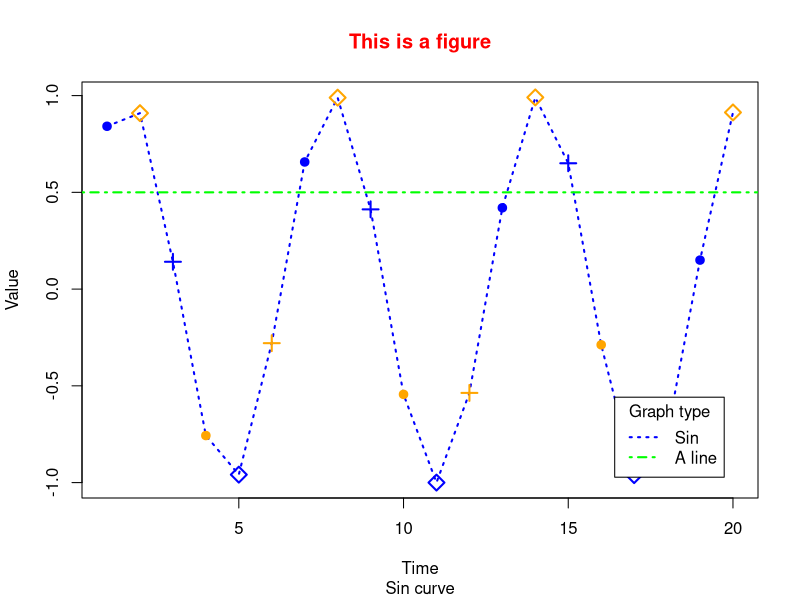

The R script that drew this image:
## ---- chunk 1
# knitr::include_graphics("figures/cnh_figure.png")
## ---- chunk 2
x <- 1:20
y <- sin(x)
plot(x, y,
     col = c('blue', 'orange'), # color, could be one or more.
     type = 'o', # the type of this plot. Details in help documentation. 
     pch = c(20, 5, 3), # shape of points, could be one or more.
     cex = 1.5, # the size of points
     lty = 3, lwd = 2, # line style and width
     main = "This is a figure", # define title
     sub = "Sin curve", # a sub title
     col.main = 'red', # set color for title
     xlab = "Time", # title of X axis
     ylab = "Value") # title of Y axis
# Add a line to an existing plot
abline(h = 0.5, col = 'green', lwd = 2, lty = 10) 
# Add a legend, have to set everything manually.
# Details in help document.
legend('bottomright', # position
       inset = 0.05, # adjust position
       c("Sin","A line"), 
       lwd = 2,
       lty = c(3, 10),
       col = c("blue", "green"),
       title="Graph type")
